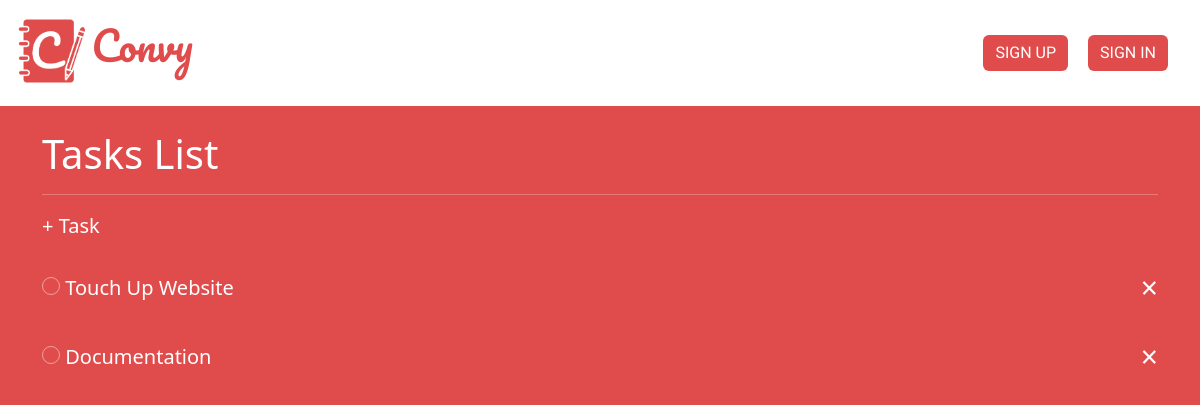
Page /group/task-list/4/ on the earlier database version.
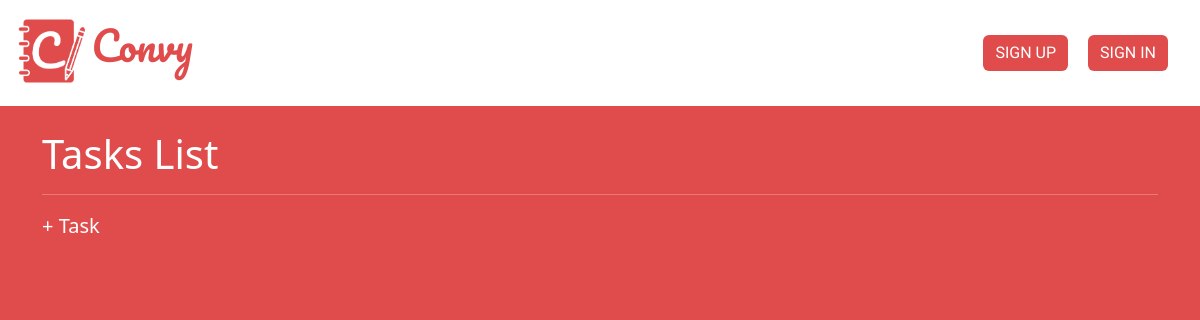
Same page on the later database version.
### task/models.py (models this page shows)
class Task(models.Model):
    user = models.ForeignKey(User, on_delete=models.CASCADE, null = True, blank=True)
    taskgroup = models.ForeignKey(TaskGroup, on_delete=models.CASCADE, default=1)
    title = models.CharField(max_length=200)
    complete = models.BooleanField(default=False)
    def __str__(self):
        return self.title
    class Meta:
        ordering = ['complete']

### group/views.py (the view)
# urls.py: path('task-list/<int:pk>/', views.TaskList.as_view(), name="task-list"),
class TaskList(generic.ListView):
	model = Task
	template_name = 'group/task_list.html'

### group/templates/group/task_list.html (shortened to what this page needs)
{% extends 'authentication/base.html' %}
{% load static %}
{% block content %}
    <link rel="stylesheet" href="{% static 'authentication/styles/base.css' %}" type="text/css">
    <h1>Tasks List</h1>
    <hr>
    <a href="{% url 'group:task-add' %}" style="text-decoration: 0; font-size: 20px;">&plus; Task</a>
    <br> <br>
    {% for task in task_list %}
    <div class="task">
        {% if task.complete %}
        <div class="task-group">
            <div class="complete-task-icon"></div>
            <i><s style="color: white;"><a href="{% url 'group:task-update' task.id %}" id="heighten">{{ task }}</a></s></i>
        </div>
        <a href="{% url 'group:task-delete' task.id %}" align="right" id="delete">&#215;</a>
        {% else %}
        <div class="task-group">
            <div class="incomplete-task-icon"></div>
            <a href="{% url 'group:task-update' task.id %}" id="heighten">{{ task }}</a>
        </div>
        <a href="{% url 'group:task-delete' task.id %}" align="right" id="delete">&#215;</a>
        {% endif %}
    </div>
    <br>
    {% endfor %}
{% endblock %}

Differences in the rows shown:
removed Task: title "Touch Up Website"
removed Task: title "Documentation"
